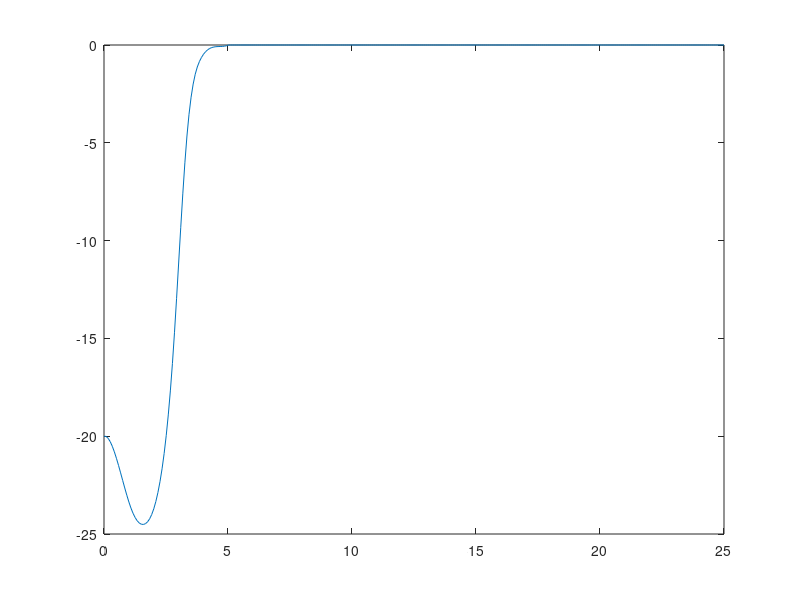

The MATLAB script that drew this image: (Note: this script raises an error after producing the figure.)
% This programm solves an equation: (d/dx)^2*psi(x) + (E/E_0  - U(x)/E_0)*psi(x)=0  
% System is a symmetric potential well, determined from arrays: U_y_arr, U_x_arr.
% We search for two first states. 


function SokolovIgor_FindEnergy_5

clear all

global U_x_arr U_y_arr x_arr k_wave L m h_bar E_0 sol pp i
L=10^(-10);  %meters
m=9.109382*(10^(-31)); %kg
h_bar= 1.054571726*10^(-34); %J*sec  6.58211928*10^(-16); %eV*sec
%E_0=h_D^2/(2*m*L^2);
(2*m*(L^2)/(h_bar^2)) * (1.602176565*10^(-19)) 
k_wave = pi/2/25.000;
 U_y_arr=[-20.000 -21.363 -23.757 -24.476 -22.572 -15.935  -4.825  -0.734  -0.098  -0.012]; %eV
 U_x_arr=[0.000   0.556   1.111   1.667   2.222   2.778   3.333   3.889   4.444   5.000]; % Angstrom

 pp=interp1(U_x_arr, U_y_arr, 'spline','pp');

x_arr = linspace(0, 25, 300);

%figure;
%hold on;
%set(gca, 'YLim', [-25, 1]);
plot(x_arr, U(x_arr));

Guess_Energy_i = [-24.000, -22.000]; %-20.; % -100/E_0; %-E_0; %-24.476/E_0; %-20.000;  %U(0.); % 3./2.;
RelErr = 1.e-6;  % -6   -9
AbsErr = 1.e-7; % -7  -10
options = bvpset('RelTol', RelErr, 'AbsTol', AbsErr, 'Vectorized', 'on');
Energy_i(2)=0;
%psi_arr(2, numel(x_arr))=0;
psi_arr_i(2, numel(x_arr))=0;
norm_i(2)=0;
Y=ones(1, length(x_arr));

figure;
hold on;
xlabel('x axis');
zlabel('psi axis');
ylabel('State axis');
grid on;

for i=1:2
Guess_Energy=Guess_Energy_i(i);
solinit = bvpinit(x_arr, @psi_guess, Guess_Energy);
sol = bvp4c(@RightSide, @Boundary_Cond, solinit, options);
Energy_i(i)=sol.parameters;
psi_arr=deval(sol, x_arr);
psi_arr_i(i, :)=psi_arr(1, :);
norm_i(i)=sqrt(2*quadl(@Psi_Func, 0, 25));
psi_arr_i(i, :)=psi_arr_i(i, :)./norm_i(i);
fprintf('Energy of %1.0f state = %12.6f eV\n', i-1, Energy_i(i));
Z=psi_arr_i(i, :);
plot3(x_arr, (i-1)*Y, Z, '.-g', 'LineWidth', 3);
end %for i=0:1

set(gca, 'XLim', [0, 5]);
view(27,30);
end %SokolovIgor_FindEnergy_1
%===============================================================================

function y = psi_guess(x)
global k_wave i

if i==1
    y = [cos(k_wave*x); - k_wave*sin(k_wave*x)];
else 
    y=[sin(2*k_wave*x); cos(k_wave*x)];
end %if else

end % function psi_guess
%=================================================================

function res = Boundary_Cond(ya, yb, Energy)
global i

if i==1
   res=[ya(1) - 1.0; ya(2); yb(1)];
else
   res=[ya(1); ya(2) - 1.0; yb(1)]; 
end %if else

end % function Boundary_Cond
%=================================================================

function y_prime = RightSide(x, y, Energy)
global m h_bar L
y_prime = [y(2,:); -(2*m*(L^2)/(h_bar^2)) * (1.602176565*10^(-19)) * ( Energy - U(x)).*y(1,:) ];
end
%==========================================
         
function u_arr=U(x)
global pp 
n=0;

for i=1:numel(x)
    if x(i)<=5.000
    n=n+1;
    else
        break;
    end %if else
end %for i=1:numel(x

u_arr(1:n)=ppval(pp, x(1:n));
u_arr(n+1:numel(x))=0.;
end 
%======================================


function psi=Psi_Func(x)
global sol 
psi=deval(sol, x);
psi=psi(1, :).^2;
end
%========================================================